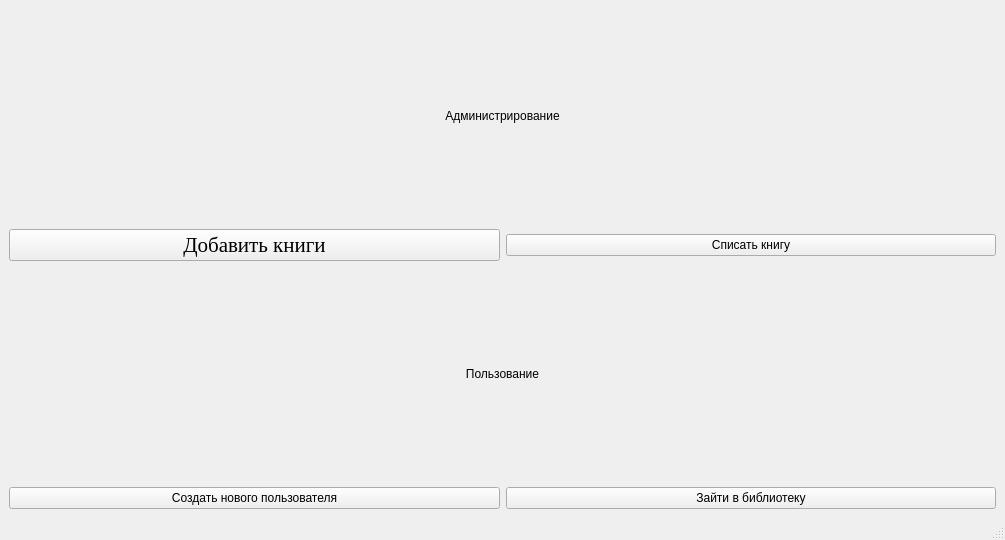
<?xml version="1.0" encoding="UTF-8"?>
<ui version="4.0">
 <class>startWindow</class>
 <widget class="QMainWindow" name="startWindow">
  <property name="geometry">
   <rect>
    <x>0</x>
    <y>0</y>
    <width>1005</width>
    <height>540</height>
   </rect>
  </property>
  <property name="windowTitle">
   <string>StartWindow</string>
  </property>
  <property name="styleSheet">
   <string notr="true">font: 16pt &quot;Times New Roman&quot;;</string>
  </property>
  <widget class="QWidget" name="centralwidget">
   <layout class="QGridLayout" name="gridLayout">
    <item row="0" column="0">
     <layout class="QVBoxLayout" name="verticalLayout">
      <item>
       <widget class="QLabel" name="label">
        <property name="text">
         <string>Администрирование</string>
        </property>
        <property name="alignment">
         <set>Qt::AlignCenter</set>
        </property>
       </widget>
      </item>
      <item>
       <layout class="QHBoxLayout" name="horizontalLayout">
        <item>
         <widget class="QPushButton" name="addBtn">
          <property name="font">
           <font>
            <family>Times New Roman</family>
            <pointsize>16</pointsize>
            <weight>50</weight>
            <italic>false</italic>
            <bold>false</bold>
           </font>
          </property>
          <property name="text">
           <string>Добавить книги</string>
          </property>
         </widget>
        </item>
        <item>
         <widget class="QPushButton" name="writeOffBtn">
          <property name="text">
           <string>Списать книгу</string>
          </property>
         </widget>
        </item>
       </layout>
      </item>
      <item>
       <widget class="QLabel" name="label_2">
        <property name="text">
         <string>Пользование</string>
        </property>
        <property name="alignment">
         <set>Qt::AlignCenter</set>
        </property>
       </widget>
      </item>
      <item>
       <layout class="QHBoxLayout" name="horizontalLayout_2">
        <item>
         <widget class="QPushButton" name="createBtn">
          <property name="text">
           <string>Создать нового пользователя</string>
          </property>
         </widget>
        </item>
        <item>
         <widget class="QPushButton" name="enterBtn">
          <property name="text">
           <string>Зайти в библиотеку</string>
          </property>
         </widget>
        </item>
       </layout>
      </item>
     </layout>
    </item>
   </layout>
  </widget>
  <widget class="QStatusBar" name="statusbar"/>
 </widget>
 <resources/>
 <connections/>
</ui>
